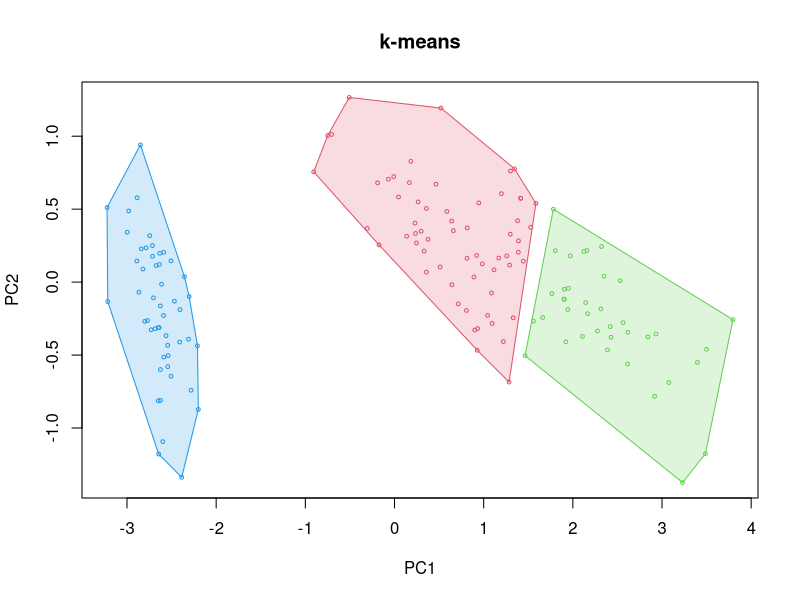
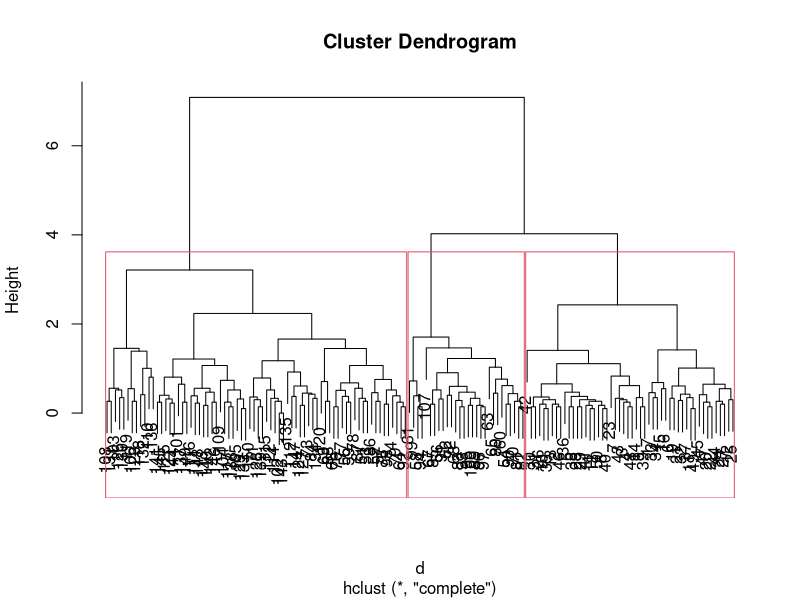

The R source for these figures, in order: (Note: this script raises an error after producing the figures.)
library(datasets)
library(stats)
library(dbscan)
library(tidyverse)
# grab the iris dataset
# hw from http://dml.cs.byu.edu/~cgc/docs/CS401R/Clustering%20HW.pdf
data(iris)

# remove target
glimpse(iris)
# identify target cluster and computed clusters
sets <- iris[1:4]
tc <- iris[5]




#### 3 ####


#### a #### run k-means for each center c(2, 3, 4, 5, 7, 9, 11) ####
centers <- c(2, 3, 4, 5, 7, 9, 11)
iris.models <- lapply(centers, function(x) kmeans(sets,centers = x) )


#### b #### For each value of k, report the size of the clusters and the F-measure 
#### (see the slide deck Basic Clustering for details; there is a link to it 
#### on our class schedule). Both size and cluster assignments are available 
#### in variables computed during k-means (see the documentation in the R 
#### stats package under kmeans). You will need the target values from the 
#### original iris dataset to compute the F-score. You may write a small 
#### program in R to do this (this is the preferred method as it will give 
#### you further experience with R and you will use that program again below) 
#### or export the data and compute elsewhere.


## display each size and compute F-scores ##

# clean clusters as vectors
cluster.result <- lapply(1:length(centers), function(x) as.vector(iris.models[[x]]$cluster))
# check for null values
sapply(1:length(centers), 
       function(x) iris.models[[x]]$cluster %>% is.null) %>% sum 
# grab all sizes
sizes <- sapply(1:length(centers), function(x) iris.models[[x]]$size)
names(sizes) <- centers
sizes


# grab all f-measures
f1 <- function(x) {
  
  ## Function for a ##
  aa <- function(x,dataset = iris) {
    # ' Only works for iris
    # ' x stands for cluster results
    # ' dataset is predifined as iris. 
    # ' calculating a (number of pairs of items that
    # ' belong to the same cluster in both CC and TC)
    
    
    check <- 0
    for(i in 1:nrow(dataset)){
      for (j in 1:nrow(dataset)){
        if (x[i]==x[j] & dataset$Species[i]==dataset$Species[j]) {
          check <- check + 1
        }
      }
    }
    ifelse(check >=1, check <- check+1, check)
  }
  
  
  
  
  ## Function for b ##
  bb <- function(x,dataset = iris) {
    # ' Only works for iris
    # ' x stands for cluster results
    # ' dataset is predifined as iris. 
    # ' calculating b (number of pairs of items that  
    # ' belong to different clusters in both CC and TC)
    
    check <- 0
    for(i in 1:nrow(dataset)){
      for (j in 1:nrow(dataset)){
        if (x[i]!=x[j] & dataset$Species[i]!=dataset$Species[j]){
          check <- check + 1
        }
      }
    }
    ifelse(check >=1, check <- check - 1, check)
  }
  ## Function for c ##
  cc <- function(x,dataset = iris) {
    check <- 0
    for(i in 1:nrow(dataset)){
      for (j in 1:nrow(dataset)){
        if (x[i]==x[j] & dataset$Species[i] != dataset$Species[j]){
          check <- check + 1
        }
      }
    }
    ifelse(check >=1, check <- check - 1, check)
  }
  ## Function for d ##
  dd <- function(x,dataset = iris) {
    check <- 0
    for(i in 1:nrow(dataset)){
      for (j in 1:nrow(dataset)){
        if (x[i]!=x[j] & dataset$Species[i]==dataset$Species[j]) {
          check <-check + 1
        }
      }
    }
    ifelse(check >=1, check <- check - 1, check)
  }
  ## precision calculation ##
  prec <- function(x) {
    aa(x) / (aa(x)+cc(x))
  }
  ##   recall calculation  ##
  rec <- function(x) {
    aa(x) / (aa(x) + dd(x))
  }
  ## f-measure calculation ##
  precision <- prec(x)
  recall <- rec(x)
  fmeasure <- (2 * precision * recall) / (precision + recall)
  
  # c(fmeasure,recall,precision)
  
  c("f-measure" = fmeasure, "recall" = recall, "precision" = precision)
}
lapply(cluster.result, function(x) f1(x)[1]) %>% 
  unlist -> fmez
names(fmez) <- centers
#### c #### Best F-score (highest) ####
which.max(fmez) # 3 clusters.
hullplot(sets, iris.models[[2]], main = "k-means") # graphical representation of 3-means.

#### d ####
# Interesting how the k-means procedure allowed for automatic clustering with specified means.
# However, this method will not work with categorical datasets (use k-medioids). Another thing
# to recognize is how our criterion for f-measure is calculated on the proportion of false 
# positives and false negatives. Though this took a while to calculate, it depicts 3 means as
# the best f-value.

#### 4 ####
#### Run the hierarchical agglomerative clustering algorithm (hclust in R) on the iris dataset
#### using complete link for the distance. Be mindful that hclust requires a distance matrix
#### rather than a set of points as input. You can easily transform a set of points into its
#### equivalent distance matrix using the dist() function. From iris_copy, you could thus
#### construct iris_dist with the command: 'iris_dist <- dist(iris_copy)'. You can then run
#### hclust on iris_dist.



## hierarchical agglomerative clustering algorithm using complete linkage (maximum dist.) ##

d <- dist(sets) # By default, the complete linkage method is used. for distance matrix
fit <- hclust(d, method="complete") 

plot(fit)
rect.hclust(fit,k=3) # we see 3 or 4 clusters


clusterCut <- cutree(clusters, 3)
# visual plot of 3 clusters.
ggplot(iris, aes(Petal.Length, Petal.Width, color = iris$Species)) + 
  geom_point(alpha = 0.4, size = 3.5) + geom_point(col = clusterCut) + 
  scale_color_manual(values = c('black', 'red', 'green'))



# From the plot of dendrogram,we notice 3 or 4 clusters to be a ideal. This is because
# the clusters are tightly bound until the number of clusters gets to 4. However, because
# there is a slight jump from 3 to 4, we can reasonably conclude 3 clusters.


## cluster size and composition comparison between hclust and kmeans ##

# kmeans clusters
iris.models[[2]]$cluster %>% as.vector %>%
  factor -> kmeans

# heiarchial clusters
cutree(fit,k=3) %>% as.vector %>%
  factor -> hclusts

sapply(1:3, function(x) sum(kmeans==x)) # size of k-meanscluster # 1, 2, 3
sapply(1:3, function(x) sum(hclusts==x)) # size of hcluster # 1, 2, 3

lapply(1:3, function(x) which(kmeans==x)) # Datapoints of each kmeanscluster 1,2,3
lapply(1:3, function(x) which(hclusts==x)) # Datapoints of each hcluster 1,2,3



# For the group of 3 clusters, we realize that both clusters are sized differently.
# However, some of the datapoints overlap in similar groups of clusters we see how 
# similar each group is in the code below. 2 of the groups have very similar cluster
# points, however one of the clusters is not equal to each other.

lapply(c(2,1,3), function(x) which(kmeans==x))[[1]] %in% 
  lapply(1:3, function(x) which(hclusts==x))[[1]] %>% sum # 50 similar
lapply(c(2,1,3), function(x) which(kmeans==x))[[2]] %in% 
  lapply(1:3, function(x) which(hclusts==x))[[2]] %>% sum # 34 similar
lapply(c(2,1,3), function(x) which(kmeans==x))[[3]] %in% 
  lapply(1:3, function(x) which(hclusts==x))[[3]] %>% sum # 0



#### 5 ####
#### Run the density-based clustering algorithm (dbscan in R) on the iris dataset. Be mindful
#### that dbscan requires a numeric matrix rather than a set of points as input. You can easily
#### transform a set of points into its equivalent numeric matrix using the as_matrix()
#### function. From iris_copy, you could thus construct iris_mat with the command: 'iris_mat
#### <- as.matrix(iris_copy)'. You can then run dbscan on iris_mat.

iris.mat <- as.matrix(sets)


epsilons <- c(0.2, 0.3, 0.4, 0.5, 0.6, 0.8, 1.0)

dbscans <- lapply(epsilons,function(x) dbscan(iris.mat,eps = x))


# grab all sizes
db.sizes <- sapply(1:length(epsilons), function(x) dbscans[[1]]$cluster %>% table)
names(db.sizes) <- epsilons
sizes


# grab all f-measures
lapply(1:length(epsilons),function(x) f1(dbscans[[x]]$cluster)[1]) %>%
  unlist -> db.fmez

max(db.fmez) # maximum is 1.0

## comments.
# we notice here that our epsilon of 1 is ideal. This means that the distance of our points 
# are spread by 1. We notice that our accuracy increases as we specify more correct distances 
# between each of our points. However, even with epsilon of 1, we only get 2 clusters.


## cluster size and composition comparison between dbscan, hclust, and kmeans

# kmeans clusters
iris.models[[2]]$cluster %>% as.vector %>%
  factor -> kmeans

# heiarchial clusters
cutree(fit,k=3) %>% as.vector %>%
  factor -> hclusts

# dbscan clusters

dbscans[[7]]$cluster %>% as.vector %>%
  factor -> dbscanss



sapply(1:3, function(x) sum(kmeans==x)) # size of k-means cluster # 1, 2, 3
sapply(1:3, function(x) sum(hclusts==x)) # size of hcluster # 1, 2, 3
sapply(1:2, function(x) sum(dbscanss==x)) # size of dbscan cluster 1, 2


lapply(1:3, function(x) which(kmeans==x)) # Datapoints of each kmeans cluster 1,2,3
lapply(1:3, function(x) which(hclusts==x)) # Datapoints of each hcluster 1,2,3
lapply(1:2, function(x) which(dbscanss==x)) # Datapoints of each dbscan cluster 1,22

# To compare the cluster compositions of dbscan with the other two would be unfair.
# This is because we are comparing 2 clusters against 3. We also notice different
# compositions of clusters. The optimal method seemed to be with the k-means.




#### 6 ####
#### Consider the swiss dataset (swiss was loaded above when you loaded the R datasets
#### package). Use a clustering algorithm, whichever of the three studied here seems to make
#### most sense, to produce a list of the Swiss cities predominantly protestant and those
#### predominantly catholic. You may produce a graph or simply a list of the cities.

data("swiss")
glimpse(swiss)
plot(swiss$Catholic)
# run dbscan becacuse we already know to look for 2 clusters of predominantly catholic and 
# protestant. Also, the clusters may not be spherical nor convex. Works well for compact and 
# well separated cluster The best epsilon is given by kNNdistplot().


kNNdistplot(swiss[,5] %>% as.matrix,k=2)
abline(h = 2,col="red")

gg <- dbscan(swiss_mat,eps = 6,minPts = 5)


cbind("cities" = rownames(swiss),"cluster" = gg$cluster,
      "group" = ifelse(gg$cluster==0,"noise",ifelse(gg$cluster==1,"Protestant","Catholic")),
      "%" = swiss$Catholic) %>% 
  data.frame

plot(swiss$Catholic,col = gg$cluster+1,pch=20)

# Fortunately, we observe only 4 "noise" points. We may consider noise points to be cities 
# that are neither predominantly catholic nor Protestant
